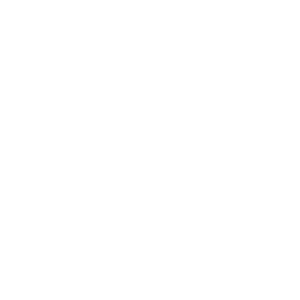
Frame 1 (no input)
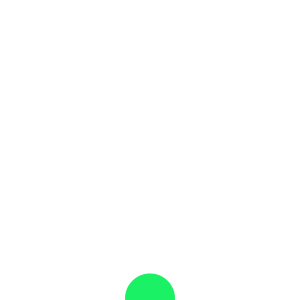
Frame 60 (the mouse pressed at the canvas centre just before this capture)
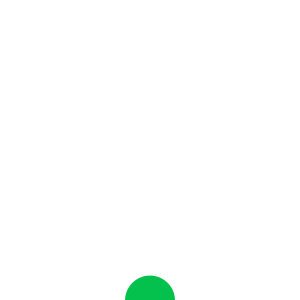
Frame 120 (the mouse held since frame 60 and released just before this capture)

The Processing sketch that drew these frames (run headless with seeded random() and noise(); from frame 60 on, the mouse is pressed at the canvas centre):

// Processing sketch: processing_53662
// ── processing_53662.pde

float x = 150; float y = 300; // location of ball

float speed = 0; //speed of ball
float gravity = 0.1; //gravity of ball

float cr = 255; //color of ball
float cg = 255;
float cb = 255;

/*---------------------------------*/void setup() {
  size (300,300);
  background (250);
  smooth ();
  rectMode (CENTER);
  ellipseMode (CENTER);
}

/*-------------------------------*/void draw() {
  background (255);
  rectMode(CENTER);
  ellipseMode(CENTER);

  //Ball
  fill (cr,cg,cb);
  noStroke();
  ellipse(x,y,50,50);
  
  y = y + speed;
  speed = speed + gravity;
  
  //If ball reaches bottom
  //Reverse Speed
  if (y > height) { 
  speed = speed * -0.99;
  cr = random(255);
  cg = random(255);
  cb = random(255);
  }
  
  if (y < speed) {
    speed = 0; 
  }
    
   
}
